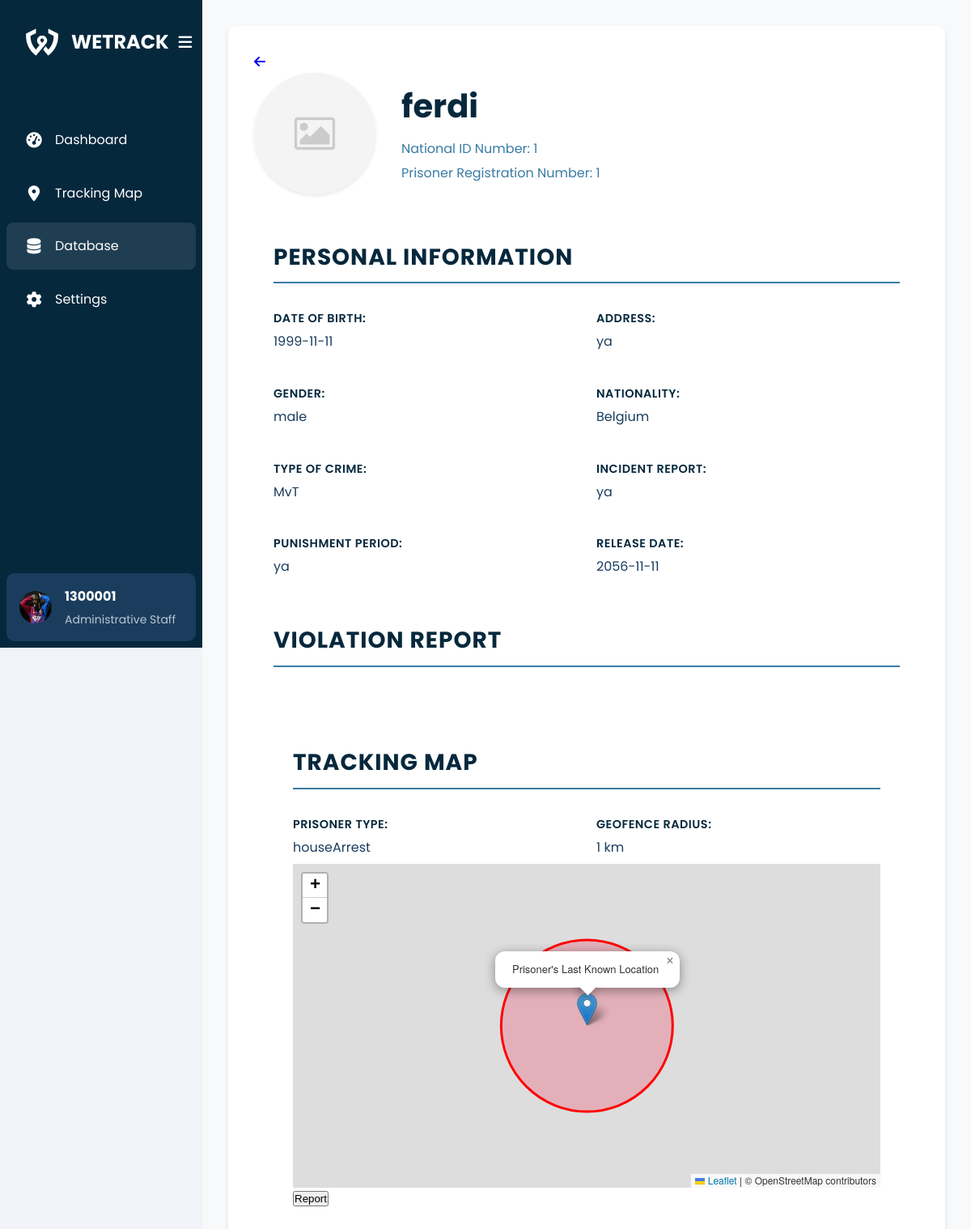
The page /bapas/pages/data-napi.php?id=11 (signed in) on the database its author committed.
### tables this page shows
CREATE TABLE `users` (
  `id` int(11) NOT NULL,
  `profile_picture` varchar(255) DEFAULT '/wetrack/kemenkumham/image/kemenkumham.png',
  `nip` varchar(50) DEFAULT NULL,
  `full_name` varchar(255) DEFAULT NULL,
  `place_of_birth` varchar(100) DEFAULT NULL,
  `date_of_birth` date DEFAULT NULL,
  `religion` varchar(50) DEFAULT NULL,
  `region` varchar(100) DEFAULT NULL,
  `role` enum('Kemenkumham','Lapas','Bapas','Polri') NOT NULL,
  `email` varchar(100) DEFAULT NULL,
  `phone` varchar(15) DEFAULT NULL,
  `address` text DEFAULT NULL,
  `status` enum('Active','Inactive') DEFAULT 'Active',
  `created_by` int(11) DEFAULT NULL,
  `created_at` timestamp NOT NULL DEFAULT current_timestamp(),
  `position` varchar(100) DEFAULT NULL,
  `password` varchar(255) NOT NULL,
  `gender` enum('Male','Female','Other') DEFAULT NULL
);

CREATE TABLE `prisoner_geofence` (
  `id` int(11) NOT NULL,
  `nik` varchar(20) NOT NULL,
  `nrt` varchar(20) NOT NULL,
  `prisoner_type` enum('houseArrest','cityPrisoner') NOT NULL,
  `radiusFence` float DEFAULT NULL,
  `centerLat` float DEFAULT NULL,
  `centerLng` float DEFAULT NULL,
  `city_district` varchar(100) DEFAULT NULL,
  `created_at` timestamp NOT NULL DEFAULT current_timestamp()
);

CREATE TABLE `mantan_narapidana` (
  `id` int(11) NOT NULL,
  `fileInput` varchar(255) DEFAULT NULL,
  `nik` varchar(20) DEFAULT NULL,
  `nrt` varchar(20) DEFAULT NULL,
  `nama` varchar(100) DEFAULT NULL,
  `dateBirth` date DEFAULT NULL,
  `address` text DEFAULT NULL,
  `gender` enum('male','female') DEFAULT NULL,
  `nationality` varchar(100) DEFAULT NULL,
  `crime` enum('TwA','Ot','Fraud','Assault','NO','Embezzlement','MvT','Robbery','Brawling') DEFAULT NULL,
  `case` text DEFAULT NULL,
  `punishment` varchar(100) DEFAULT NULL,
  `releaseDate` date DEFAULT NULL,
  `report` text DEFAULT NULL,
  `action` tinyint(1) DEFAULT NULL COMMENT '1 for accept, 0 for reject',
  `created_at` timestamp NOT NULL DEFAULT current_timestamp(),
  `prisoner_type` enum('houseArrest','cityPrisoner') DEFAULT NULL,
  `radiusFence` float DEFAULT NULL,
  `centerLat` float DEFAULT NULL,
  `centerLng` float DEFAULT NULL,
  `city_district` varchar(100) DEFAULT NULL,
  `last_login` timestamp NOT NULL DEFAULT current_timestamp() ON UPDATE current_timestamp()
);

### bapas/pages/data-napi.php (the view, shortened to what this page needs)
<?php
require __DIR__ . '/../../config/connection.php';
$user_id = $_SESSION['user_id'];
$query = "SELECT id, profile_picture FROM users WHERE id = ?";
$stmt = $conn->prepare($query);
$stmt->bind_param("i", $user_id);
$stmt->execute();
$stmt->bind_result($id, $profile_picture);
if (isset($_GET['id'])) {
    $prisoner_id = $_GET['id'];
    $query = "SELECT mn.*, pg.prisoner_type, pg.radiusFence, pg.centerLat, pg.centerLng, pg.city_district
            FROM mantan_narapidana mn
            LEFT JOIN prisoner_geofence pg ON mn.nik = pg.nik AND mn.nrt = pg.nrt
            WHERE mn.id = ?";
    $stmt = $conn->prepare($query);
    $stmt->bind_param("i", $prisoner_id);
    $stmt->execute();
    $result = $stmt->get_result();
    $prisoner_data = $result->fetch_assoc();
} else {
    die("No ID provided.");
}
?>
<!DOCTYPE html>
<html lang="en">
<head>
    <link rel="stylesheet" href="/wetrack/bapas/css/data-napi.css">
    <link rel="stylesheet" href="https://cdnjs.cloudflare.com/ajax/libs/font-awesome/6.4.0/css/all.min.css">
    <link rel="stylesheet" href="https://unpkg.com/leaflet@1.7.1/dist/leaflet.css" />
</head>
<body>
    <div class="container">
        <aside class="sidebar">
            <div class="sidebar-header">
                <div class="logo">
                    <img src="/wetrack/bapas/Image/wetrack-logo-white.png" alt="WETRACK Logo">
                    <h1 class="logo-text">WETRACK</h1>
                </div>
                <button id="toggle-sidebar" class="toggle-sidebar">
                    <i class="fas fa-bars"></i>
                </button>
            </div>
            <nav class="nav-links">
                <ul>
                    <li><a href="/wetrack/bapas/pages/home.php"><i class="fas fa-tachometer-alt"></i>
                            <span>Dashboard</span></a></li>
                    <li><a href="/wetrack/bapas/pages/tracking.php"><i class="fas fa-map-marker-alt"></i><span>
                                Tracking Map</span></a></li>
                    <li class="active"><a href="/wetrack/bapas/pages/dataBapas.php"><i class="fas fa-database"></i>
                            <span>Database</span></a></li>
                    <li><a href="/wetrack/bapas/pages/setting.php"><i class="fas fa-cog"></i>
                            <span>Settings</span></a></li>
                </ul>
            </nav>
            <div class="user-profile">
                <img src="<?php echo $profile_picture; ?>" alt="Profile picture" width="40" height="40">
                <div class="user-info">
                    <h2><?php echo htmlspecialchars($id); ?></h2>
                    <p>Administrative Staff</p>
                </div>
            </div>
        </aside>
        <main class="content">
            <div class="profile-card">
                <div class="path-to-back">
                    <a href="/wetrack/bapas/pages/dataBapas.php"><i class="fas fa-arrow-left"></i></a>
                </div>
                <div class="profile-header">
                    <?php
                    $result = $conn->query("SELECT * FROM mantan_narapidana WHERE id = $id");
                    if ($result->num_rows > 0) {
                        $row = $result->fetch_assoc();
                        echo '<img src="' . htmlspecialchars($row["fileInput"]) . '" alt="Profile Image" class="profile-image">';
                    } else {
                        echo '<img src="/wetrack/lapas/image/nanti-diganti.png" alt="Default Photo" class="profile-image">';
                    }
                    ?>
                    <div class="profile-title">
                        <h1>
                            <?php echo $prisoner_data["nama"]; ?>
                        </h1>
                        <p class="id-text">National ID Number:
                            <?php echo $prisoner_data["nik"]; ?>
                        </p>
                        <p class="id-text">Prisoner Registration Number:
                            <?php echo $prisoner_data["nrt"]; ?>
                        </p>
                    </div>
                </div>
                <div class="profile-content">
                    <div class="info-section">
                        <h2>Personal Information</h2>
                        <div class="info-grid">
                            <div class="info-item">
                                <label>Date of Birth:</label>
                                <span>
                                    <?php echo $prisoner_data["dateBirth"]; ?>
                                </span>
                            </div>
                            <div class="info-item">
                                <label>Address:</label>
                                <span>
                                    <?php echo $prisoner_data["address"]; ?>
                                </span>
                            </div>
                            <div class="info-item">
                                <label>Gender:</label>
                                <span>
                                    <?php echo $prisoner_data["gender"]; ?>
                                </span>
                            </div>
                            <div class="info-item">
                                <label>Nationality:</label>
                                <span>
                                    <?php echo $prisoner_data["nationality"]; ?>
                                </span>
                            </div>
                            <div class="info-item">
                                <label>Type of Crime:</label>
                                <span>
                                    <?php echo $prisoner_data["crime"]; ?>
                                </span>
                            </div>
                            <div class="info-item">
                                <label>Incident Report:</label>
                                <span>
                                    <?php echo $prisoner_data["case"]; ?>
                                </span>
                            </div>
                            <div class="info-item">
                                <label>Punishment Period:</label>
                                <span>
                                    <?php echo $prisoner_data["punishment"]; ?>
                                </span>
                            </div>
                            <div class="info-item">
                                <label>Release Date:</label>
                                <span>
                                    <?php echo $prisoner_data["releaseDate"]; ?>
                                </span>
                            </div>
                        </div>
                    </div>
                    <div class="info-section">
                        <h2>Violation Report</h2>
                    </div>
                    <div class="info-section">
                        <div class="info-section">
                            <h2>Tracking Map</h2>
                            <div class="info-grid">
                                <div class="info-item">
                                    <label>Prisoner Type:</label>
                                    <span><?php echo $prisoner_data["prisoner_type"]; ?></span>
                                </div>
                                <?php if ($prisoner_data["prisoner_type"] == "houseArrest"): ?>
                                    <div class="info-item">
                                        <label>Geofence Radius:</label>
                                        <span><?php echo isset($prisoner_data["radiusFence"]) ? $prisoner_data["radiusFence"] . " km" : "Not set"; ?></span>
                                    </div>
                                <?php endif; ?>
                            </div>
                            <div id="prisoner-map" style="height: 400px;"></div>
                            <button class="report-btn" id="report-btn" class="btn btn-danger">Report</button>
                        </div>
                    </div>
        </main>
    </div>
</body>
</html>

### bapas/css/data-napi.css (style rules this page uses)
:root { --primary-color: #06283D; --secondary-color: #3a7ca5; --background-color: #f1f3f8; --card-color: #ffffff; --accent-color: #f39c12; --text-color: #1a3d5e; --success-color: #27ae60; --danger-color: #e74c3c; --warning-color: #f1c40f; }
* { margin: 0; padding: 0; box-sizing: border-box; }
body { font-family: 'Poppins', sans-serif; background-color: var(--background-color); color: var(--text-color); line-height: 1.6; }
.container { display: flex; min-height: 100vh; }
.sidebar { width: 250px; background: var(--primary-color); color: white; padding: 0.5rem; display: flex; flex-direction: column; transition: width 0.3s ease-in-out; position: fixed; top: 0; left: 0; height: 100vh; overflow-y: auto; z-index: 100; }
.sidebar-header { position: relative; display: flex; justify-content: space-between; align-items: center; padding: 1.5rem; margin-bottom: 2rem; }
.logo { display: flex; align-items: center; gap: 1rem; }
.logo img { width: 40px; height: 40px; flex-shrink: 0; }
.logo-text { font-size: 1.5rem; font-weight: 700; transition: opacity 0.3s ease-in-out; }
.toggle-sidebar { background: transparent; border: none; color: white; font-size: 1.2rem; cursor: pointer; padding: 0.5rem; display: flex; align-items: center; justify-content: center; width: 40px; height: 40px; flex-shrink: 0; }
.nav-links { margin-top: 1rem; }
.nav-links ul { list-style: none; display: flex; flex-direction: column; gap: 0.5rem; }
.nav-links li a { text-decoration: none; color: white; display: flex; align-items: center; padding: 1rem 1.5rem; gap: 1rem; transition: background-color 0.3s ease; }
.nav-links li.active a, .nav-links a:hover { background: rgba(255, 255, 255, 0.1); border-radius: 8px; }
.nav-links a i { font-size: 1.2rem; width: 20px; text-align: center; }
.user-profile { margin-top: auto; display: flex; align-items: center; padding: 1rem; background-color: #1a3d5e; border-radius: 10px; transition: all 0.3s ease-in-out; }
.user-profile img { width: 40px; height: 40px; border-radius: 50%; margin-right: 1rem; transition: margin 0.3s ease-in-out; }
.user-info { transition: opacity 0.3s ease-in-out, width 0.3s ease-in-out; }
.user-info h2 { font-size: 1rem; margin-bottom: 0.25rem; }
.user-info p { font-size: 0.875rem; opacity: 0.7; }
.content { flex: 1; padding: 2rem; margin-left: 250px; overflow-y: auto; background-color: #f8f9fa; }
.profile-card { background: #ffffff; border-radius: 12px; padding: 2rem; box-shadow: 0 4px 6px rgba(0, 0, 0, 0.1); max-width: 1200px; width: 100%; margin: 0 auto; overflow-y: auto; }
.profile-header { display: flex; align-items: center; margin-bottom: 2rem; }
.profile-image { width: 150px; height: 150px; border-radius: 50%; object-fit: cover; margin-right: 2rem; box-shadow: 0 2px 4px rgba(0, 0, 0, 0.1); }
.profile-title { flex-grow: 1; }
.profile-title h1 { color: var(--primary-color); font-size: 2.5rem; margin-bottom: 0.5rem; }
.id-text { color: var(--secondary-color); font-size: 1rem; margin-bottom: 0.25rem; }
.profile-content { display: column; gap: 2rem; margin-bottom: 2rem; }
.info-section { flex: 1; border-radius: 8px; padding: 1.5rem; }
.info-grid { display: grid; grid-template-columns: 1fr 1fr; gap: 1.5rem; }
.info-item { padding: 0.5rem 0; }
.info-item label { display: block; font-weight: 600; margin-bottom: 0.25rem; color: var(--primary-color); font-size: 0.9rem; text-transform: uppercase; letter-spacing: 0.5px; }
.info-item span { color: var(--text-color); font-size: 1rem; display: block; word-wrap: break-word; }
.info-section h2, .violation-section h2 { color: var(--primary-color); font-size: 1.75rem; margin-bottom: 1.5rem; border-bottom: 2px solid var(--secondary-color); padding-bottom: 0.5rem; text-transform: uppercase; letter-spacing: 1px; }

### rows shown on the page
users: profile_picture (picture), id "1300001"
prisoner_geofence: mantan_narapidana.nama "ferdi", mantan_narapidana.nik "1", mantan_narapidana.nrt "1", mantan_narapidana.dateBirth "1999-11-11", mantan_narapidana.address "ya", mantan_narapidana.gender "male", mantan_narapidana.nationality "Belgium", mantan_narapidana.crime "MvT", mantan_narapidana.case "ya", mantan_narapidana.punishment "ya", mantan_narapidana.releaseDate "2056-11-11", prisoner_type "houseArrest", radiusFence "1"
